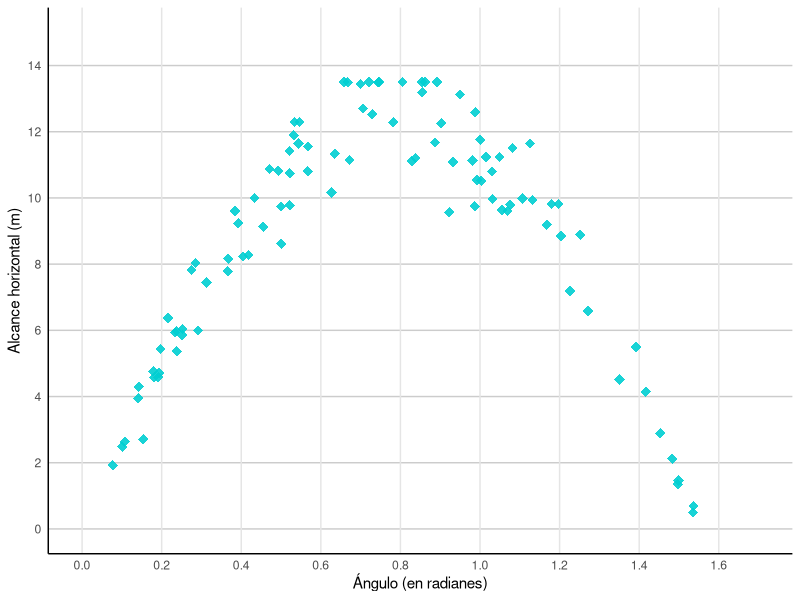

Here is the R script that generated this plot:
#!/usr/bin/env Rscript
library(ggplot2)
set.seed(42)
g <- 9.8; v0 <- 11.2; n_puntos <- 99
angulos <- c(runif(15, 0.05, 0.25), runif(25, 0.25, 0.55), runif(30, 0.55, 1.0), runif(20, 1.0, 1.35), runif(9, 1.35, 1.55))
alcance_teorico <- (v0^2 * sin(2 * angulos)) / g
ruido_factor <- 0.38 * sqrt(pmax(0.3, alcance_teorico / max(alcance_teorico))) * sqrt(alcance_teorico)
ruido <- rnorm(n_puntos, 0, ruido_factor)
alcance <- pmax(0.3, pmin(13.5, alcance_teorico + ruido))
datos <- data.frame(angulo = angulos, alcance = alcance)
p <- ggplot(datos, aes(x = angulo, y = alcance)) +
  geom_point(color = "#00CED1", shape = 18, size = 3.2, alpha = 0.9) +
  scale_x_continuous(name = "Ángulo (en radianes)", breaks = seq(0, 1.6, 0.2), limits = c(0, 1.7)) +
  scale_y_continuous(name = "Alcance horizontal (m)", breaks = seq(0, 14, 2), limits = c(0, 15)) +
  theme_minimal() +
  theme(panel.grid.major.y = element_line(color = "gray80"), panel.grid.major.x = element_line(color = "gray90"),
        panel.grid.minor = element_blank(), axis.line = element_line(color = "black"),
        plot.background = element_rect(fill = "white", color = NA), panel.background = element_rect(fill = "white", color = NA))
ggsave("r_output_v3.png", plot = p, width = 9, height = 6, dpi = 150)
cat("R v3 generado\n")
